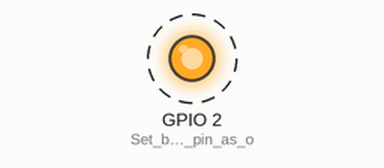
Recording of a sketch running on a simulated ESP32. Parts: output pins drawn as LEDs (lit = HIGH). Dashed ring = blinking. What the sketch prints to the serial monitor is not drawn.

Above: at 0.5 s.
Timing chart, 0 to 4.6 s (numbered marks = the images above):
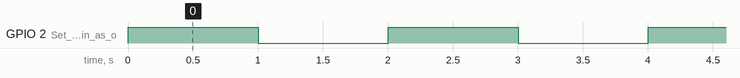

The sketch:

ESP32_HelloWorld.ino
```cpp
void setup() {
  Serial.begin(115200); // Start serial communication
  pinMode(2, OUTPUT);   // Set built-in LED pin as output
}

void loop() {
  Serial.println("Hello World!"); // Print message
  digitalWrite(2, HIGH);          // Turn LED on
  delay(1000);                    // Wait 1 second
  digitalWrite(2, LOW);           // Turn LED off
  delay(1000);                    // Wait 1 second
}
```

Measured:
- by itself, GPIO 2 (Set_built-in_LED_pin_as_o): alternates HIGH for 1.0 s and LOW for 1.0 s
